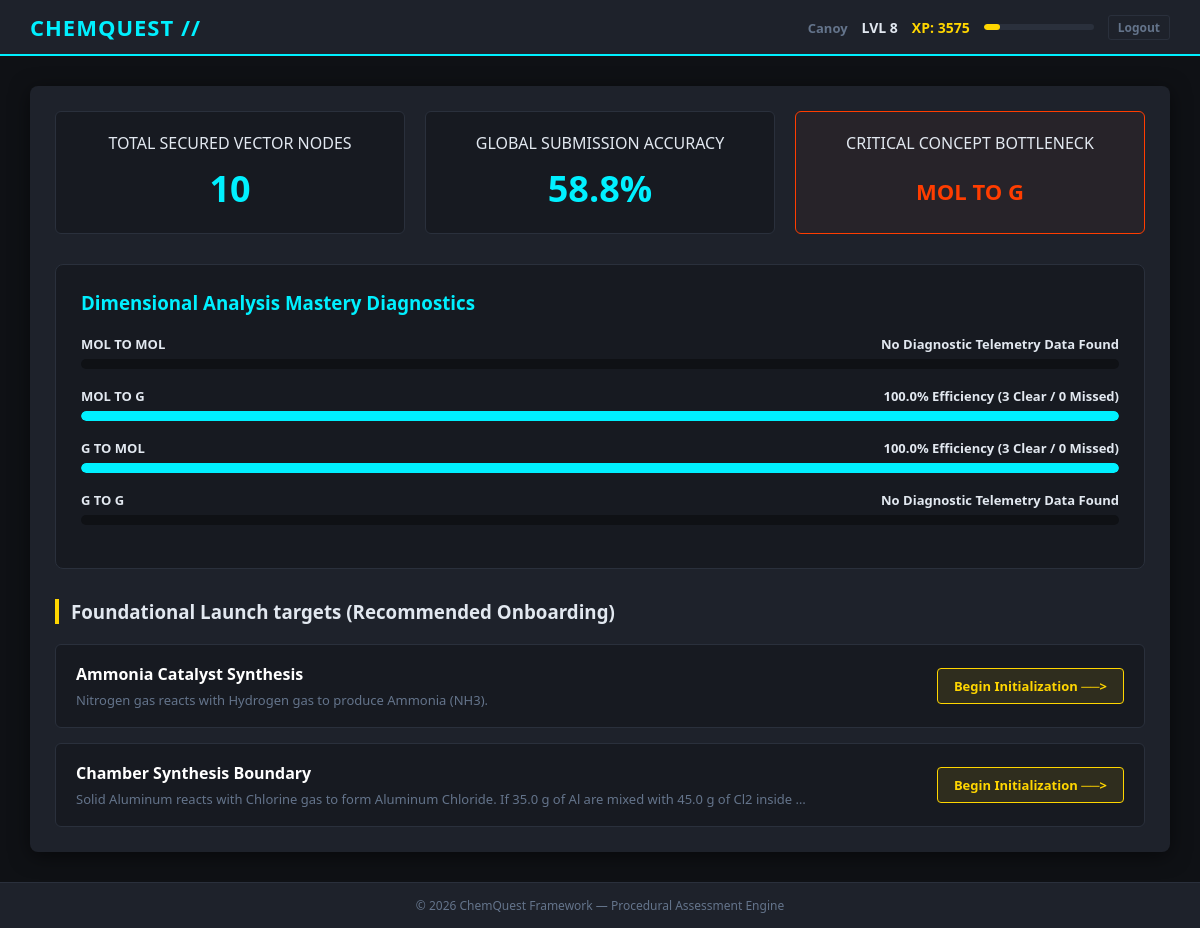
The page /dashboard/ (signed in) on the database its author committed.
### core_app/models.py (models this page shows, shortened)
class StoichiometryProblem(models.Model):
    problem_id            = models.CharField(max_length=50, unique=True)
    title                 = models.CharField(max_length=200)
    prompt                = models.TextField()
    reactants_str         = models.CharField(max_length=200)
    products_str          = models.CharField(max_length=200)
    correct_coefficients  = models.CharField(max_length=50)
    is_limiting_problem   = models.BooleanField(default=False)

### core_app/views.py (the view)
# urls.py: path('dashboard/', views.student_dashboard, name='student_dashboard'),
@login_required
def student_dashboard(request):
    logs = StudentTelemetryLog.objects.all()
    total_attempts = logs.aggregate(total=Sum('attempts_count'))['total'] or 0
    total_verified = logs.filter(is_correct=True).count()
    accuracy = 0
    if total_attempts + total_verified > 0:
        accuracy = round((total_verified / (total_attempts + total_verified)) * 100, 1)
    conversion_types = ['mol_to_mol', 'mol_to_g', 'g_to_mol', 'g_to_g']
    concept_metrics = {}
    for c_type in conversion_types:
        matching_parts = ProblemPart.objects.filter(conversion_type=c_type)
        part_labels = matching_parts.values_list('part_label', flat=True)
        prob_ids = matching_parts.values_list('problem__problem_id', flat=True)
        type_logs = logs.filter(problem_id__in=prob_ids, part_label__in=part_labels)
        failures = type_logs.aggregate(total=Sum('attempts_count'))['total'] or 0
        successes = type_logs.filter(is_correct=True).count()
        concept_metrics[c_type] = {
            'label': c_type.replace('_', ' ').upper(),
            'failures': failures,
            'successes': successes,
            'score': round((successes / (failures + successes)) * 100, 1) if (failures + successes) > 0 else None
        }
    weakest_concept = None
    lowest_score = 101
    for c_type, data in concept_metrics.items():
        if data['score'] is not None and data['score'] < lowest_score:
            lowest_score = data['score']
            weakest_concept = data['label']
    trouble_ids = logs.filter(attempts_count__gte=2).values_list('problem_id', flat=True).distinct()
    recommended_problems = StoichiometryProblem.objects.filter(problem_id__in=trouble_ids)[:3]
    if not recommended_problems.exists():
        attempted_ids = logs.values_list('problem_id', flat=True).distinct()
        recommended_problems = StoichiometryProblem.objects.exclude(problem_id__in=attempted_ids)[:3]
    context = {
        'total_attempts': total_attempts,
        'total_verified': total_verified,
        'accuracy': accuracy,
        'concept_metrics': concept_metrics,
        'weakest_concept': weakest_concept or 'None (All Clear!)',
        'recommended_problems': recommended_problems,
    }
    return render(request, 'module4_dashboard.html', context)

### core_app/context_processors.py (called while the page is built, shortened)
def xp_status(request) -> dict:
    if request.user.is_authenticated:
        profile = getattr(request.user, 'profile', None)
        if profile is None:
            from core_app.models import UserProfile
            profile, _ = UserProfile.objects.get_or_create(user=request.user)
        return {
            'user_level': profile.level,
            'user_total_xp': profile.total_xp,
            'user_xp_into_level': profile.xp_into_current_level,
            'user_level_progress_pct': profile.level_progress_pct,
        }

### core_app/models.py (called while the page is built)
    @property
    def level(self):
        return max(1, self.total_xp // XP_PER_LEVEL + 1)

    @property
    def xp_into_current_level(self):
        return self.total_xp % XP_PER_LEVEL

    @property
    def level_progress_pct(self):
        return round((self.xp_into_current_level / XP_PER_LEVEL) * 100, 1)

### core_app/views.py (called while the page is built, shortened)
def global_user_status(request):
    if request.user.is_authenticated:
        profile, _ = UserProfile.objects.get_or_create(user=request.user)
        return {
            'user_level':            profile.level,
            'user_total_xp':         profile.total_xp,
            'user_xp_into_level':    profile.xp_into_current_level,
            'user_level_progress_pct': profile.level_progress_pct,
        }

### templates/module4_dashboard.html (shortened to what this page needs)
{% extends 'base.html' %}
{% block content %}
<div class="dashboard-grid">
    <div class="metric-card">
        <div>TOTAL SECURED VECTOR NODES</div>
        <div class="metric-num">{{ total_verified }}</div>
    </div>
    <div class="metric-card">
        <div>GLOBAL SUBMISSION ACCURACY</div>
        <div class="metric-num">{{ accuracy }}%</div>
    </div>
    <div class="metric-card alert-card">
        <div>CRITICAL CONCEPT BOTTLENECK</div>
        <div class="metric-num" style="font-size: 22px; margin-top: 22px;">{{ weakest_concept }}</div>
    </div>
</div>
<div class="diagnostic-panel">
    <h3 style="margin-top: 0; margin-bottom: 20px; color: var(--cyber-teal);">Dimensional Analysis Mastery Diagnostics</h3>
    {% for type_key, data in concept_metrics.items %}
    <div class="bar-lane">
        <div class="bar-info">
            <span>{{ data.label }}</span>
            <span>
                {% if data.score is not None %}
                    {{ data.score }}% Efficiency ({{ data.successes }} Clear / {{ data.failures }} Missed)
                {% else %}
                    No Diagnostic Telemetry Data Found
                {% endif %}
            </span>
        </div>
        <div class="bar-bg">
            <div class="bar-fill {% if data.score < 60 %}low-accuracy{% endif %}"
                 style="width: {% if data.score is not None %}{{ data.score }}{% else %}0{% endif %}%;">
            </div>
        </div>
    </div>
    {% endfor %}
</div>
<h3 class="queue-title">
    {% if has_history %}
        Strategic Optimization Targets (Recommended Re-Entry)
    {% else %}
        Foundational Launch targets (Recommended Onboarding)
    {% endif %}
</h3>
<div class="problem-strip">
    {% for problem in recommended_problems %}
    <div class="reentry-card">
        <div>
            <h4 style="margin: 0 0 6px 0; color: #FFF;">{{ problem.title }}</h4>
            <p style="margin: 0; font-size: 13px; color: var(--text-muted);">{{ problem.prompt|truncatechars:120 }}</p>
        </div>
        <a href="{% url 'preparation_ledger' problem.problem_id %}" class="btn-reenter">
            {% if has_history %}
                Launch Remediate Phase ──>
            {% else %}
                Begin Initialization ──>
            {% endif %}
        </a>
    </div>
    {% empty %}
    <p style="color: var(--text-muted);">Excellent diagnostic state. All vector pipelines operating at maximum efficiency boundaries.</p>
    {% endfor %}
</div>
{% endblock %}

### templates/base.html (shortened to what this page needs)
<!DOCTYPE html>
<html lang="en">
<head>
</head>
<body>
<header>
    <h1><a href="{% url 'problem_lobby' %}" style="text-decoration:none; color:inherit;">CHEMQUEST //</a></h1>
    <div class="user-status">
        {% if request.user.is_authenticated %}
            <span>
                <a href="{% url 'student_dashboard' %}" style="color:var(--text-muted); font-size:13px; text-decoration: none;">{{ request.user.username }}</a>
            </span>
        {% endif %}
        <span id="xp-level-display">LVL {{ user_level }}</span>
        <span class="xp-display" id="xp-total-display">XP: {{ user_total_xp }}</span>
        <div style="width:110px; height:6px; background:#2A303C; border-radius:3px;
                    overflow:hidden; cursor:default;"
             title="{{ user_xp_into_level }} / 500 XP into level {{ user_level }}">
            <div id="xp-bar-fill"
                 style="width:{{ user_level_progress_pct }}%; height:100%;
                        background:var(--constant-gold); border-radius:3px;
                        transition:width 0.5s ease;"></div>
        </div>
        {% if request.user.is_authenticated %}
        <a href="{% url 'student_logout' %}"
           style="color:var(--text-muted); font-size:12px; text-decoration:none;
                  border:1px solid #2A303C; padding:3px 9px; border-radius:3px;">
            Logout
        </a>
        {% else %}
        <a href="{% url 'student_login' %}"
           style="color:var(--cyber-teal); font-size:12px; text-decoration:none;
                  border:1px solid var(--cyber-teal); padding:3px 9px; border-radius:3px;">
            Login
        </a>
        {% endif %}
    </div>
</header>
<main>
    <div class="workspace-container">
        {% block content %}{% endblock content %}
    </div>
</main>
<footer>
    &copy; 2026 ChemQuest Framework &mdash; Procedural Assessment Engine
</footer>
</body>
</html>

### templates/base.html (style rules this page uses)
:root { --bg-dark: #0F1115; --bg-slate: #1E222B; --cyber-teal: #00F0FF; --combo-green: #00E676; --coral-red: #FF3D00; --constant-gold: #FFD600; --text-light: #E2E8F0; --text-muted: #64748B; }
body { background-color: var(--bg-dark); color: var(--text-light); font-family: 'Segoe UI', Tahoma, Geneva, Verdana, sans-serif; margin: 0; padding: 0; display: flex; flex-direction: column; min-height: 100vh; }
header { background-color: var(--bg-slate); border-bottom: 2px solid var(--cyber-teal); padding: 12px 30px; display: flex; justify-content: space-between; align-items: center; gap: 16px; flex-wrap: wrap; }
header h1 { margin: 0; font-size: 22px; color: var(--cyber-teal); letter-spacing: 1px; }
.user-status { display: flex; gap: 14px; align-items: center; flex-wrap: wrap; font-weight: bold; font-size: 14px; }
.xp-display { color: var(--constant-gold); }
main { flex: 1; padding: 30px; display: flex; justify-content: center; }
.workspace-container { background-color: var(--bg-slate); border-radius: 8px; width: 100%; max-width: 1200px; padding: 25px; box-shadow: 0 4px 20px rgba(0,0,0,0.5); }
footer { text-align: center; padding: 14px; color: var(--text-muted); font-size: 12px; background-color: var(--bg-slate); border-top: 1px solid #2A303C; }

### templates/module4_dashboard.html (style rules this page uses)
.dashboard-grid { display: grid; grid-template-columns: repeat(auto-fit, minmax(300px, 1fr)); gap: 20px; margin-bottom: 30px; }
.metric-card { background: #171A21; border: 1px solid #2A303C; border-radius: 6px; padding: 20px; text-align: center; position: relative; }
.metric-card.alert-card { border-color: var(--coral-red); background: rgba(255, 61, 0, 0.04); }
.metric-num { font-size: 36px; font-weight: bold; color: var(--cyber-teal); margin-top: 10px; }
.metric-card.alert-card .metric-num { color: var(--coral-red); }
.diagnostic-panel { background: #171A21; border: 1px solid #2A303C; border-radius: 8px; padding: 25px; margin-bottom: 30px; }
.bar-lane { margin-bottom: 18px; }
.bar-info { display: flex; justify-content: space-between; font-size: 13px; margin-bottom: 6px; font-weight: bold; }
.bar-bg { background: var(--bg-dark); height: 10px; border-radius: 5px; overflow: hidden; }
.bar-fill { height: 100%; background: var(--cyber-teal); border-radius: 5px; transition: width 0.5s ease-in-out; }
.queue-title { border-left: 4px solid var(--constant-gold); padding-left: 12px; margin-bottom: 20px; }
.problem-strip { display: flex; flex-direction: column; gap: 15px; }
.reentry-card { background: #171A21; border: 1px solid #2A303C; padding: 18px 20px; border-radius: 6px; display: flex; justify-content: space-between; align-items: center; flex-wrap: wrap; gap: 15px; }
.btn-reenter { background: rgba(255, 214, 0, 0.1); border: 1px solid var(--constant-gold); color: var(--constant-gold); padding: 8px 16px; border-radius: 4px; font-weight: bold; text-decoration: none; font-size: 13px; transition: all 0.2s; }

### rows shown on the page
StoichiometryProblem: title "Ammonia Catalyst Synthesis", prompt "Nitrogen gas reacts with Hydrogen gas to produce Ammonia (NH3)."
StoichiometryProblem: title "Chamber Synthesis Boundary", prompt "Solid Aluminum reacts with Chlorine gas to form Aluminum Chloride. If 35.0 g of Al are mixed with 45.0 g of Cl2 inside …"

### other values the page prints
{{ request.user.username }} "Canoy"
{{ user_level }} "8"
{{ user_total_xp }} "3575"
{{ total_verified }} "10"
{{ accuracy }} "58.8"
{{ weakest_concept }} "MOL TO G"
{{ data.label }} "MOL TO MOL" "MOL TO G" "G TO MOL" "G TO G"
{{ data.score }} "100.0" "100.0"
{{ data.successes }} "3" "3"
{{ data.failures }} "0" "0"
